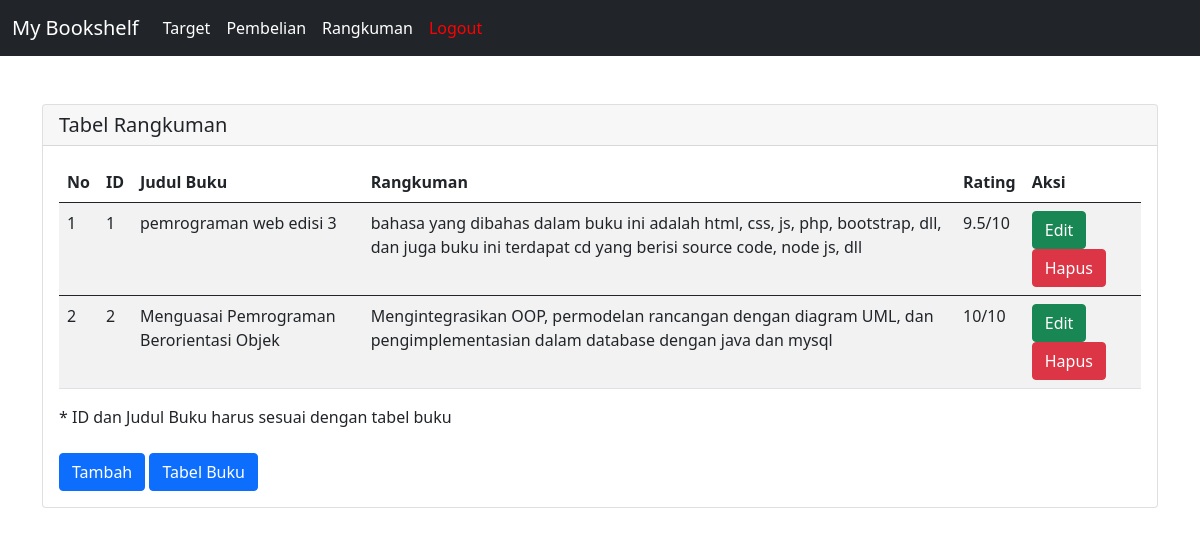
Screenshot of /rangkuman/data.php with the database file from the repository.
### tables this page shows
CREATE TABLE `rangkuman` (
  `id` varchar(11) NOT NULL,
  `nama_buku` varchar(100) NOT NULL,
  `ringkas` text NOT NULL,
  `rating` varchar(11) NOT NULL
);

### rangkuman/data.php (the view, shortened to what this page needs)
<!doctype html>
<html lang="en">
  <head>
    <link href="https://cdn.jsdelivr.net/npm/bootstrap@5.0.2/dist/css/bootstrap.min.css" rel="stylesheet">
  </head>
  <body>
       <nav class="navbar navbar-expand-lg navbar-dark bg-dark">
          <div class="container-fluid">
            <a class="navbar-brand" href="../buku/data.php">My Bookshelf</a>
          <div class="collapse navbar-collapse" id="navbarNav">
              <ul class="navbar-nav">
                <li class="nav-item">
                  <a class="nav-link active" aria-current="page" href="../target/data.php">Target</a>
                </li>
                <li class="nav-item">
                  <a class="nav-link active" aria-current="page" href="../pembelian/data_pembelian.php">Pembelian</a>
                </li>
                <li class="nav-item">
                  <a class="nav-link active" aria-current="page" href="#">Rangkuman</a>
                </li>
                <li class="nav-item">
                  <a class="nav-link active" aria-current="page" style="color: red;" href="../logout.php">Logout</a>
                </li>
              </ul>
           </div>
         </div>
      </nav>
      <div class="container">
      <div class="card mt-5">
        <h5 class="card-header">Tabel Rangkuman</h5>
        <div class="card-body">
                  <table class="table table-striped table-hover ">
                <thead>
                  <tr>
                    <th scope="col">No</th>
                    <th scope="col">ID</th>
                    <th scope="col">Judul Buku</th>
                    <th scope="col">Rangkuman</th>
                    <th scope="col">Rating</th>
                    <th scope="col">Aksi</th>
                  </tr>
                </thead>
                <?php
                 require_once('../koneksi/config.php');
                  $no = 1;
                  $query = mysqli_query($conn, 'SELECT * FROM rangkuman');
                  while ($data = mysqli_fetch_array($query)) {
                    ?>
                  <tbody>
                     <tr>
                      <td><?php echo $no++ ?></td>
                            <td><?php echo $data['id'] ?></td>
                            <td><?php echo $data['nama_buku'] ?></td>
                            <td><?php echo $data['ringkas'] ?></td>
                            <td><?php echo $data['rating'] ?></td>
                      <td>
                   <a href="editRangkuman.php?id=<?=$data['id']?>" type="button" class="btn btn-success btn-md">Edit</a>
                   <a href="hapus.php?id=<?=$data['id']?>" type="button" class="btn btn-danger btn-md">Hapus</a>
                      </td>
                    </tr>
                  </tbody>
                      <?php } ?>
                  </table>
                            <label for="exampleInputPassword1" class="form-label">* ID dan Judul Buku harus sesuai dengan tabel buku</label><br>
                          <a class="btn btn-primary mt-3" data-bs-toggle="modal" href="#exampleModalToggle" role="button">Tambah</a>
                     <a href="../buku/data.php" type="button" class="btn btn-primary mt-3">Tabel Buku</a>
                          </div>
                      </div>
        </div>
  </body>
  </html>

### rows the page displays
rangkuman: id "1", nama_buku "pemrograman web edisi 3", ringkas "bahasa yang dibahas dalam buku ini adalah html, css, js, php, bootstrap, dll, dan juga buku ini terdapat cd yang berisi source code, node js, dll", rating "9.5/10"
rangkuman: id "2", nama_buku "Menguasai Pemrograman Berorientasi Objek", ringkas "Mengintegrasikan OOP, permodelan rancangan dengan diagram UML, dan pengimplementasian dalam database dengan java dan mysql", rating "10/10"
